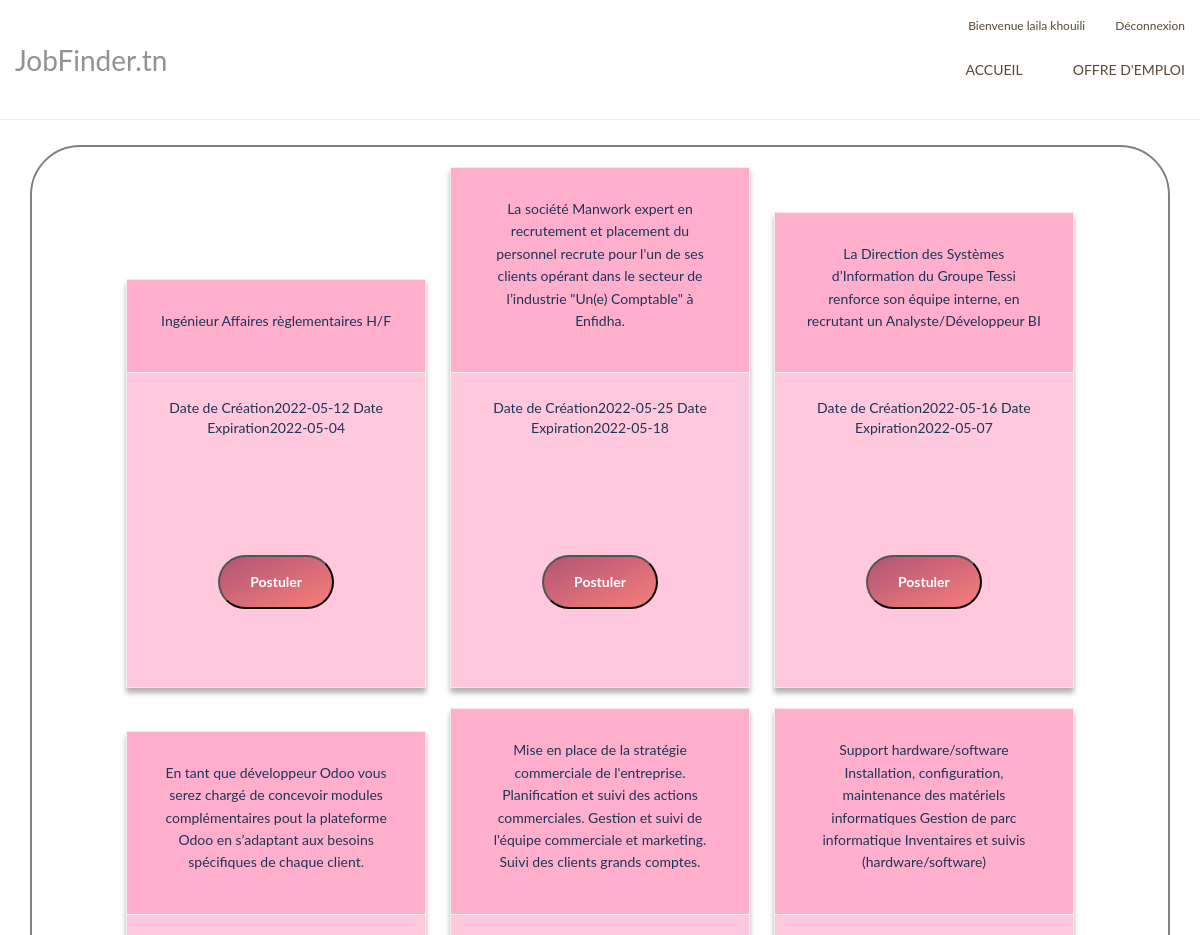
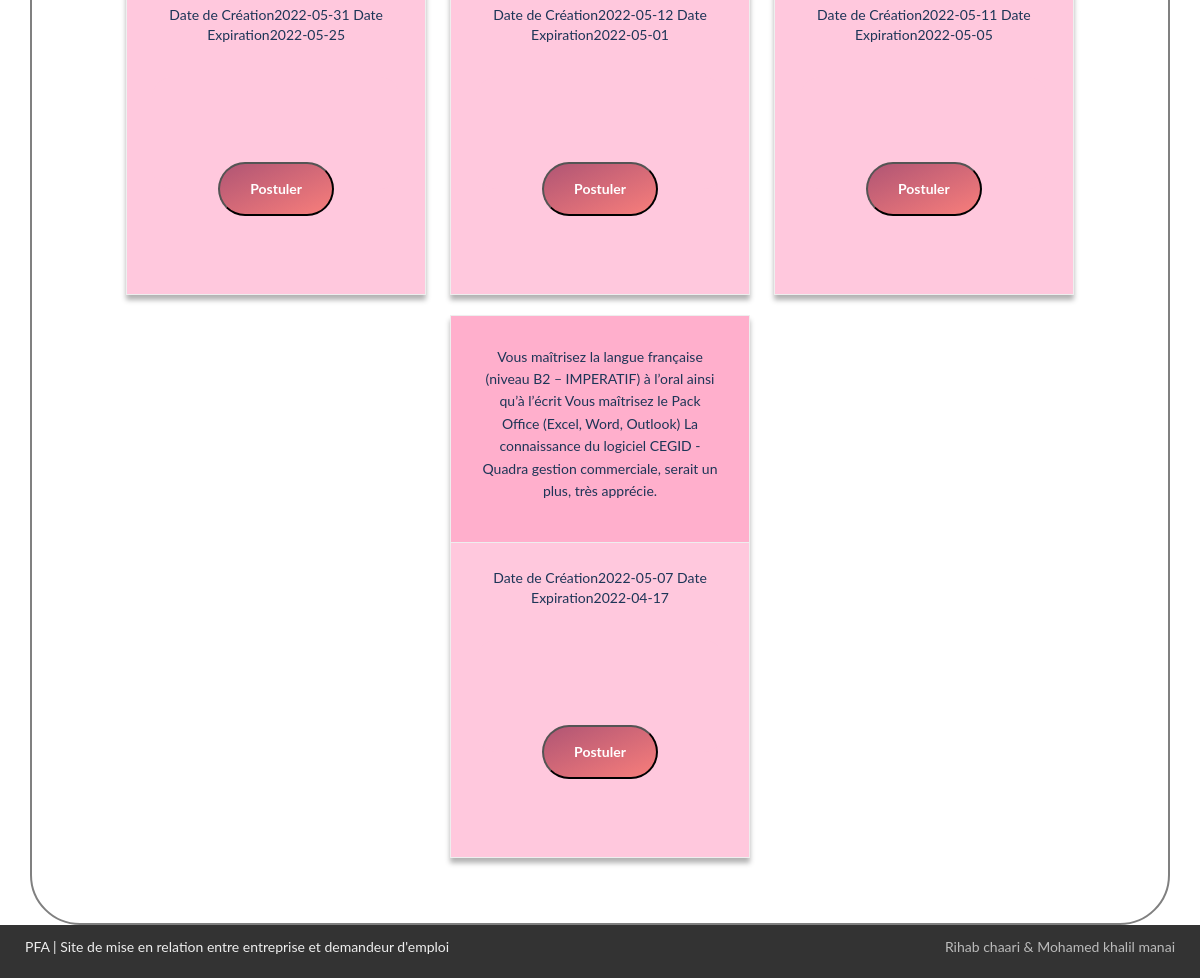
The app's page /index.php?controller=offreEmploi&action=All (signed in) with its own data (2 pictures, top to bottom).
### tables this page shows
CREATE TABLE `offreemploi` (
  `id_offre` int(11) NOT NULL,
  `date` varchar(255) NOT NULL,
  `date_exp` varchar(255) NOT NULL,
  `description` varchar(255) NOT NULL,
  `id_recruteur` int(11) NOT NULL
);

### model/Model.php (called while the page is built, shortened)
<?php
class Model{
	protected static $pdo;
	public static function Init(){
		$host = Conf::getHostname();
		$dbname = Conf::getDatabase();
		$login = Conf::getLogin();
		$pass = Conf::getPassword();
		try{
			self::$pdo = new PDO("mysql:host=$host;dbname=$dbname",$login,$pass);
			} catch(PDOException $e) {
				die ($e->getMessage());
			}
	}
	public static function getAllO(){
		$sql = "SELECT * FROM `offreemploi`";
		$req_prep = Model::$pdo->prepare($sql);
		$req_prep->execute();
		$req_prep->setFetchMode(PDO::FETCH_CLASS,'Model');
			  if ($req_prep->rowCount() != 0){
				$rslt = $req_prep->fetchAll();
				return $rslt;
				  die();
				}else{
				return null;
				die();
			  }
	}
}

### view/offreEmploi/viewAllOffreEmploi.php (the view, shortened to what this page needs)
<div class="container">
  <div class="containerBee">
  <?php
   $output =' <div class="card-offre">';
   foreach ($tab_u as $o) {
    $output .='  <div class="basic-card basic-card-light">
    <div class="card-content" style="background-color:#ffafcc;">
        <p class="card-text" style="color: #1d3557 ;">'.$o->description .'
        </p>
    </div>
    <div class="card-link" style="background-color:#ffc8dd;">
        <atitle="Read Full"><span style="color: #1d3557 ;">Date de Création'.$o->date_exp .'</span></a>
        <atitle="Read Full"><span style="color: #1d3557 ;">Date Expiration'.$o->date .'</span></a>';
        if(isset($_SESSION["id"]) && $_SESSION["is_recruteur"] == 0)
        {
          $output .='<form class ="formPostuler" style="background-color:#ffc8dd;" method="POST" action="index.php?controller=offreEmploi&action=postuler&id_offre='.$o->id_offre .'">
          <div class="fieldset-button">
            <button class="login-trigger" type="submit">Postuler </button>
          </div>
          </form>';
        }
        $output .=' </div>
</div>';
}
$output .='</div>';
echo $output;
  ?>
  </div>
  </div>

### styles/styles.css (style rules this page uses)
body { font-family: "Open Sans", Helvetica, sans-serif; }
.login-trigger { font-weight: bold; color: #fff; background: linear-gradient(to bottom right, #B05574, #F87E7B); padding: 15px 30px; border-radius: 30px; position: relative; top: 50%; }
* { box-sizing: border-box; font-family: "Lato", sans-serif; margin: 0; padding: 0; }
body { display: flex; min-height: 100vh; flex-direction: column; }
.container { flex: 1; }
form { display: flex; flex-wrap: wrap; }
.containerBee { margin-top: 145px; text-align: center; border: 2px solid gray; border-radius: 50px; padding: 10px; }
form { padding: 0 6.4rem; background-color: #FFFFFF; width: 60%; min-height: 100vh; margin-top: 3.2rem; border-radius: 2rem; display: flex; flex-direction: column; gap: 3.2rem; position: relative; margin-bottom: 8rem; }
.fieldset-button { width: 100%; height: 8rem; display: flex; align-items: center; justify-content: center; margin-top: 3.2rem; }
.basic-card { width:300px; position: relative; -webkit-box-shadow: 0px 5px 5px 0px rgba(0,0,0,0.3); -moz-box-shadow: 0px 5px 5px 0px rgba(0,0,0,0.3); -o-box-shadow: 0px 5px 5px 0px rgba(0,0,0,0.3); box-shadow: 0px 5px 5px 0px rgba(0,0,0,0.3); }
.basic-card .card-content { padding: 30px; }
.basic-card .card-text { line-height: 1.6; }
.basic-card .card-link { padding: 25px; width: -webkit-fill-available; }
.basic-card-light { border: 1px solid #eee; display: inline-block; margin: 10px; }
.basic-card-light .card-text { color: #7b7b7b; }
.basic-card-light .card-link { border-top: 1px solid #eee; }
.card-offre { font-family: sans-serif; margin-bottom: 45px; text-align: center; }
.formPostuler { min-height: 80px !important; text-align: center; width: 100%; }

### records on screen
offreemploi: description "Ingénieur Affaires règlementaires H/F", date_exp "2022-05-12", date "2022-05-04"
offreemploi: description "La société Manwork expert en recrutement et placement du personnel recrute pour l'un de ses clients opérant dans le secteur de l’industrie \"Un(e) Comptable\" à Enfidha.", date_exp "2022-05-25", date "2022-05-18"
offreemploi: description "La Direction des Systèmes d’Information du Groupe Tessi renforce son équipe interne, en recrutant un Analyste/Développeur BI", date_exp "2022-05-16", date "2022-05-07"
offreemploi: description "En tant que développeur Odoo vous serez chargé de concevoir modules complémentaires pout la plateforme Odoo en s’adaptant aux besoins spécifiques de chaque client.", date_exp "2022-05-31", date "2022-05-25"
offreemploi: description "Mise en place de la stratégie commerciale de l'entreprise. Planification et suivi des actions commerciales. Gestion et suivi de l'équipe commerciale et marketing. Suivi des clients grands comptes.", date_exp "2022-05-12", date "2022-05-01"
offreemploi: description "Support hardware/software Installation, configuration, maintenance des matériels informatiques Gestion de parc informatique Inventaires et suivis (hardware/software)", date_exp "2022-05-11", date "2022-05-05"
offreemploi: description "Vous maîtrisez la langue française (niveau B2 – IMPERATIF) à l’oral ainsi qu’à l’écrit Vous maîtrisez le Pack Office (Excel, Word, Outlook) La connaissance du logiciel CEGID - Quadra gestion commerciale, serait un plus, très apprécie.", date_exp "2022-05-07", date "2022-04-17"

### other values on screen
$user->nom_prenom "laila khouili"
